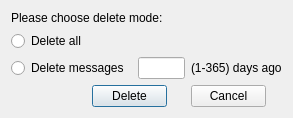
<?xml version="1.0" encoding="UTF-8"?>
<ui version="4.0">
 <class>DialogDeleteMsg</class>
 <widget class="QDialog" name="DialogDeleteMsg">
  <property name="geometry">
   <rect>
    <x>0</x>
    <y>0</y>
    <width>293</width>
    <height>118</height>
   </rect>
  </property>
  <property name="windowTitle">
   <string>DeleteMessage</string>
  </property>
  <layout class="QGridLayout" name="gridLayout">
   <item row="0" column="0" colspan="3">
    <widget class="QLabel" name="label">
     <property name="text">
      <string>Please choose delete mode:</string>
     </property>
    </widget>
   </item>
   <item row="1" column="0">
    <widget class="QRadioButton" name="radioButtonDeleteAll">
     <property name="focusPolicy">
      <enum>Qt::NoFocus</enum>
     </property>
     <property name="text">
      <string>Delete all</string>
     </property>
    </widget>
   </item>
   <item row="2" column="0" colspan="2">
    <widget class="QRadioButton" name="radioButtonDeleteBefore">
     <property name="focusPolicy">
      <enum>Qt::NoFocus</enum>
     </property>
     <property name="text">
      <string>Delete messages </string>
     </property>
    </widget>
   </item>
   <item row="2" column="2" colspan="2">
    <widget class="QLineEdit" name="lineEdit">
     <property name="maximumSize">
      <size>
       <width>50</width>
       <height>16777215</height>
      </size>
     </property>
    </widget>
   </item>
   <item row="2" column="4">
    <widget class="QLabel" name="label_2">
     <property name="text">
      <string>(1-365) days ago</string>
     </property>
    </widget>
   </item>
   <item row="4" column="1" colspan="2">
    <widget class="QPushButton" name="btnDelete">
     <property name="minimumSize">
      <size>
       <width>75</width>
       <height>0</height>
      </size>
     </property>
     <property name="maximumSize">
      <size>
       <width>75</width>
       <height>16777215</height>
      </size>
     </property>
     <property name="text">
      <string>Delete</string>
     </property>
     <property name="qssGroup" stdset="0">
      <string>ToolButton</string>
     </property>
    </widget>
   </item>
   <item row="4" column="4">
    <widget class="QPushButton" name="btnCancel">
     <property name="minimumSize">
      <size>
       <width>75</width>
       <height>0</height>
      </size>
     </property>
     <property name="maximumSize">
      <size>
       <width>75</width>
       <height>16777215</height>
      </size>
     </property>
     <property name="text">
      <string>Cancel</string>
     </property>
     <property name="qssGroup" stdset="0">
      <string>ToolButton</string>
     </property>
    </widget>
   </item>
  </layout>
 </widget>
 <resources/>
 <connections/>
</ui>
